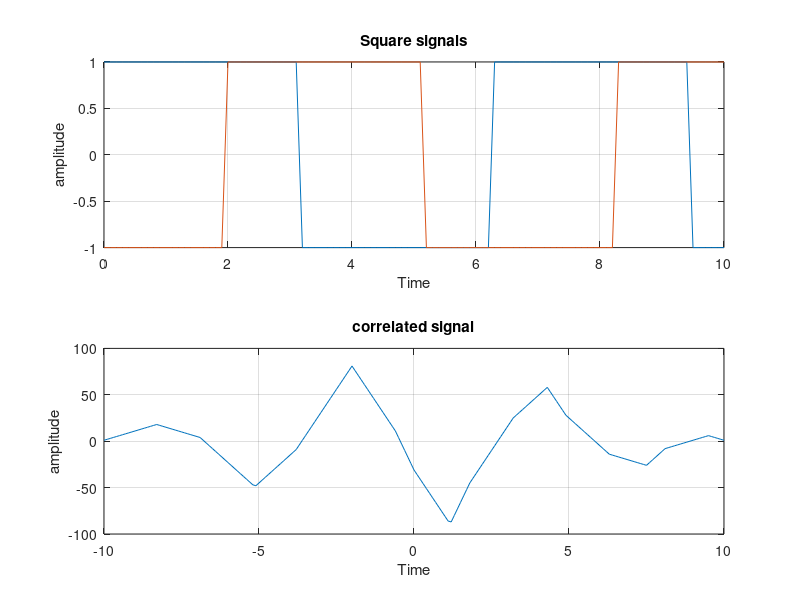

MATLAB code to generate this figure:
clc;
clear all;

t=0:0.1:10;
x= sin(t);
y= sin(t-2);
x1=square(x);
y1=square(y);
corr=xcorr(x1,y1);

[max_val,max_idx]=max(abs(corr));
time_delay=(max_idx-1)/10;
lag=-length(x1)+1:length(y1)-1;

figure(1);
subplot(2,1,1);
plot(t,x1);
hold on;
plot(t,y1);
xlabel('Time');
ylabel('amplitude');
title('Square signals');
grid on;
subplot(2,1,2);
plot(lag/10,corr);
xlabel('Time');
ylabel('amplitude');
title('correlated signal');
grid on;
fprintf('Time delay between x1,y1 is %.2f sec.\n',time_delay);